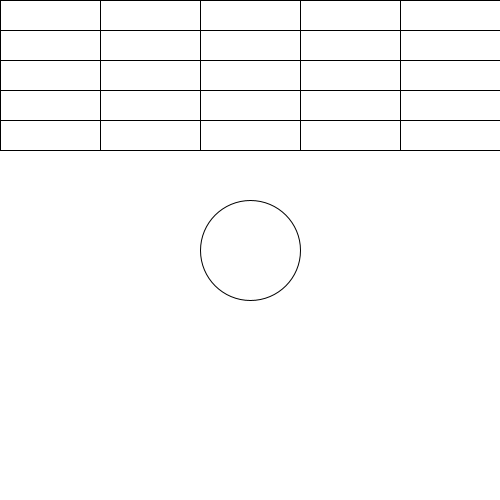
Frame 1 (no input)
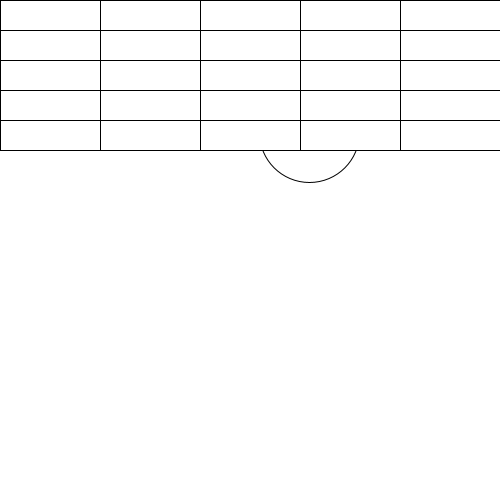
Frame 60 (the mouse pressed at the canvas centre just before this capture)
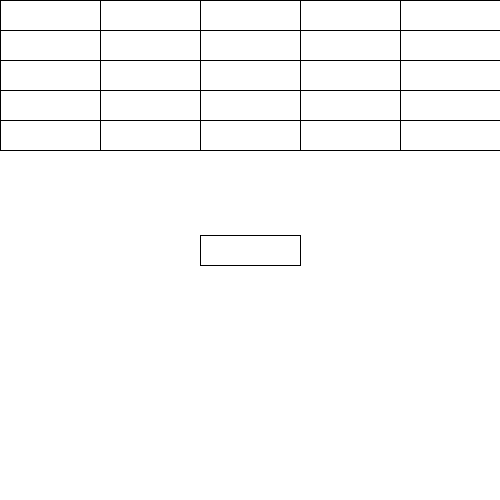
Frame 120 (the mouse held since frame 60 and released just before this capture)

The Processing sketch that drew these frames (run headless with seeded random() and noise(); from frame 60 on, the mouse is pressed at the canvas centre):

// Processing sketch: sketch_game
// ── sketch_game.pde
float ball_x, ball_y, ball_r;
float speed_x, speed_y;
float bar_w =100, bar_h = 30;
float block_w = 100, block_h = 30;

void setup(){
    size(500,500);
    ball_x = 250;
    ball_y = 250;
    ball_r = 100;
    speed_x = 1;
    speed_y = -2;
    
}

void draw(){  //何回も実行される処理
  background(255); //背景を白に
  circle(ball_x, ball_y, ball_r); //円
  ball_x += speed_x;
  ball_y += speed_y;
  
  if(ball_x + ball_r/2 > width) speed_x *= -1;
  if(ball_x - ball_r/2 < 0) speed_x *= -1;
  if(ball_y - ball_r/2 < 0) speed_y *= -1;
  
  rect(mouseX-bar_w/2, mouseY-bar_h/2, bar_w, bar_h);
  
  if((mouseX-bar_w/2 < ball_x+ball_r/2 && mouseX+bar_w/2 > ball_x-ball_r/2) 
    && (mouseY-bar_h/2 < ball_y+ball_r/2 && mouseY+bar_w/2 > ball_y+ball_r/2)){
      speed_y *= -1;
    }
    
  for(int i=0; i<5; i++){
      for(int j=0; j<5; j++){
        rect(i*block_w, j*block_h, block_w, block_h);
        
        if(ball_x + ball_r/2 > i*block_w && ball_x + ball_r/2 > (i+1)*block_w) speed_x *= -1;
        if(ball_x - ball_r/2 < 0) speed_x *= -1;
        if(ball_y + ball_r/2 < 0) speed_y *= -1;
      }
    }  
  
  if(ball_x + ball_r/2 > block_w) speed_x *= -1;
  if(ball_x - ball_r/2 < 0) speed_x *= -1;
  if(ball_y + ball_r/2 < 0) speed_y *= -1;
}
